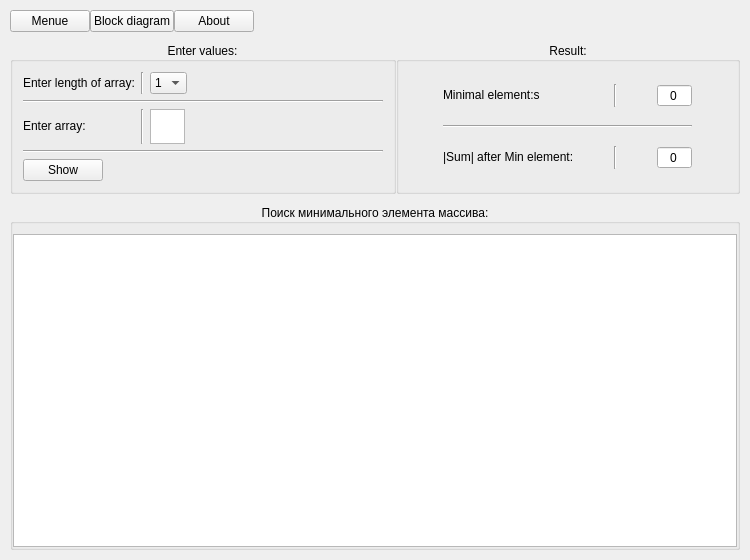
<?xml version="1.0" encoding="UTF-8"?>
<ui version="4.0">
 <class>Lab5Window</class>
 <widget class="QWidget" name="Lab5Window">
  <property name="geometry">
   <rect>
    <x>0</x>
    <y>0</y>
    <width>750</width>
    <height>560</height>
   </rect>
  </property>
  <property name="windowTitle">
   <string>Lab 5</string>
  </property>
  <layout class="QGridLayout" name="gridLayout_2" rowstretch="0,0">
   <property name="leftMargin">
    <number>10</number>
   </property>
   <property name="topMargin">
    <number>10</number>
   </property>
   <property name="rightMargin">
    <number>10</number>
   </property>
   <property name="bottomMargin">
    <number>10</number>
   </property>
   <property name="horizontalSpacing">
    <number>0</number>
   </property>
   <property name="verticalSpacing">
    <number>10</number>
   </property>
   <item row="0" column="0">
    <layout class="QHBoxLayout" name="HLMenue" stretch="0,0,0,0">
     <property name="spacing">
      <number>0</number>
     </property>
     <item>
      <widget class="QPushButton" name="pBtnMenue">
       <property name="text">
        <string>Menue</string>
       </property>
      </widget>
     </item>
     <item>
      <widget class="QPushButton" name="pBtnBlockDiagram">
       <property name="text">
        <string>Block diagram</string>
       </property>
      </widget>
     </item>
     <item>
      <widget class="QPushButton" name="pBtnAbout">
       <property name="text">
        <string>About</string>
       </property>
      </widget>
     </item>
     <item>
      <spacer name="horizontalSpacer">
       <property name="orientation">
        <enum>Qt::Horizontal</enum>
       </property>
       <property name="sizeHint" stdset="0">
        <size>
         <width>40</width>
         <height>20</height>
        </size>
       </property>
      </spacer>
     </item>
    </layout>
   </item>
   <item row="1" column="0">
    <layout class="QGridLayout" name="GLBody">
     <property name="horizontalSpacing">
      <number>0</number>
     </property>
     <property name="verticalSpacing">
      <number>10</number>
     </property>
     <item row="1" column="0" colspan="2">
      <widget class="QGroupBox" name="GBScene">
       <property name="title">
        <string>Поиск минимального элемента массива:</string>
       </property>
       <property name="alignment">
        <set>Qt::AlignCenter</set>
       </property>
       <layout class="QGridLayout" name="gridLayout_4">
        <property name="leftMargin">
         <number>0</number>
        </property>
        <property name="topMargin">
         <number>10</number>
        </property>
        <property name="rightMargin">
         <number>0</number>
        </property>
        <property name="bottomMargin">
         <number>0</number>
        </property>
        <property name="spacing">
         <number>0</number>
        </property>
        <item row="0" column="0">
         <widget class="QGraphicsView" name="GVScene"/>
        </item>
       </layout>
      </widget>
     </item>
     <item row="0" column="0">
      <widget class="QGroupBox" name="GBInput">
       <property name="sizePolicy">
        <sizepolicy hsizetype="Preferred" vsizetype="Preferred">
         <horstretch>0</horstretch>
         <verstretch>0</verstretch>
        </sizepolicy>
       </property>
       <property name="title">
        <string>Enter values:</string>
       </property>
       <property name="alignment">
        <set>Qt::AlignCenter</set>
       </property>
       <layout class="QGridLayout" name="gridLayout_3">
        <property name="leftMargin">
         <number>10</number>
        </property>
        <property name="topMargin">
         <number>10</number>
        </property>
        <property name="rightMargin">
         <number>10</number>
        </property>
        <property name="bottomMargin">
         <number>10</number>
        </property>
        <item row="2" column="1">
         <widget class="Line" name="line_7">
          <property name="sizePolicy">
           <sizepolicy hsizetype="Maximum" vsizetype="Minimum">
            <horstretch>0</horstretch>
            <verstretch>0</verstretch>
           </sizepolicy>
          </property>
          <property name="orientation">
           <enum>Qt::Vertical</enum>
          </property>
         </widget>
        </item>
        <item row="0" column="1">
         <widget class="Line" name="line_6">
          <property name="sizePolicy">
           <sizepolicy hsizetype="Maximum" vsizetype="Minimum">
            <horstretch>0</horstretch>
            <verstretch>0</verstretch>
           </sizepolicy>
          </property>
          <property name="orientation">
           <enum>Qt::Vertical</enum>
          </property>
         </widget>
        </item>
        <item row="0" column="0">
         <widget class="QLabel" name="LLength">
          <property name="sizePolicy">
           <sizepolicy hsizetype="Maximum" vsizetype="Maximum">
            <horstretch>0</horstretch>
            <verstretch>0</verstretch>
           </sizepolicy>
          </property>
          <property name="text">
           <string>Enter length of array:</string>
          </property>
         </widget>
        </item>
        <item row="0" column="2">
         <widget class="QComboBox" name="CBLength">
          <property name="sizePolicy">
           <sizepolicy hsizetype="Maximum" vsizetype="Fixed">
            <horstretch>0</horstretch>
            <verstretch>0</verstretch>
           </sizepolicy>
          </property>
          <item>
           <property name="text">
            <string>1</string>
           </property>
          </item>
          <item>
           <property name="text">
            <string>2</string>
           </property>
          </item>
          <item>
           <property name="text">
            <string>3</string>
           </property>
          </item>
          <item>
           <property name="text">
            <string>4</string>
           </property>
          </item>
          <item>
           <property name="text">
            <string>5</string>
           </property>
          </item>
          <item>
           <property name="text">
            <string>6</string>
           </property>
          </item>
         </widget>
        </item>
        <item row="2" column="0">
         <widget class="QLabel" name="LArray">
          <property name="sizePolicy">
           <sizepolicy hsizetype="Maximum" vsizetype="Maximum">
            <horstretch>0</horstretch>
            <verstretch>0</verstretch>
           </sizepolicy>
          </property>
          <property name="text">
           <string>Enter array:</string>
          </property>
         </widget>
        </item>
        <item row="4" column="0">
         <widget class="QPushButton" name="pBtnShow">
          <property name="sizePolicy">
           <sizepolicy hsizetype="Maximum" vsizetype="Maximum">
            <horstretch>0</horstretch>
            <verstretch>0</verstretch>
           </sizepolicy>
          </property>
          <property name="text">
           <string>Show</string>
          </property>
         </widget>
        </item>
        <item row="0" column="3">
         <spacer name="horizontalSpacer_2">
          <property name="orientation">
           <enum>Qt::Horizontal</enum>
          </property>
          <property name="sizeType">
           <enum>QSizePolicy::Fixed</enum>
          </property>
          <property name="sizeHint" stdset="0">
           <size>
            <width>190</width>
            <height>20</height>
           </size>
          </property>
         </spacer>
        </item>
        <item row="2" column="2" colspan="2">
         <layout class="QHBoxLayout" name="HLInputArray">
          <property name="spacing">
           <number>0</number>
          </property>
          <item>
           <widget class="QTableWidget" name="TWArray">
            <property name="sizePolicy">
             <sizepolicy hsizetype="Fixed" vsizetype="Fixed">
              <horstretch>0</horstretch>
              <verstretch>0</verstretch>
             </sizepolicy>
            </property>
            <property name="maximumSize">
             <size>
              <width>35</width>
              <height>35</height>
             </size>
            </property>
            <property name="verticalScrollBarPolicy">
             <enum>Qt::ScrollBarAlwaysOff</enum>
            </property>
            <property name="horizontalScrollBarPolicy">
             <enum>Qt::ScrollBarAlwaysOff</enum>
            </property>
            <property name="sizeAdjustPolicy">
             <enum>QAbstractScrollArea::AdjustIgnored</enum>
            </property>
            <property name="autoScroll">
             <bool>false</bool>
            </property>
            <property name="autoScrollMargin">
             <number>0</number>
            </property>
            <property name="alternatingRowColors">
             <bool>false</bool>
            </property>
            <property name="iconSize">
             <size>
              <width>0</width>
              <height>0</height>
             </size>
            </property>
            <property name="textElideMode">
             <enum>Qt::ElideLeft</enum>
            </property>
            <property name="showGrid">
             <bool>true</bool>
            </property>
            <property name="wordWrap">
             <bool>true</bool>
            </property>
            <property name="cornerButtonEnabled">
             <bool>true</bool>
            </property>
            <property name="rowCount">
             <number>1</number>
            </property>
            <property name="columnCount">
             <number>1</number>
            </property>
            <attribute name="horizontalHeaderVisible">
             <bool>false</bool>
            </attribute>
            <attribute name="horizontalHeaderMinimumSectionSize">
             <number>0</number>
            </attribute>
            <attribute name="horizontalHeaderDefaultSectionSize">
             <number>38</number>
            </attribute>
            <attribute name="horizontalHeaderHighlightSections">
             <bool>false</bool>
            </attribute>
            <attribute name="verticalHeaderVisible">
             <bool>false</bool>
            </attribute>
            <attribute name="verticalHeaderMinimumSectionSize">
             <number>0</number>
            </attribute>
            <attribute name="verticalHeaderDefaultSectionSize">
             <number>40</number>
            </attribute>
            <attribute name="verticalHeaderHighlightSections">
             <bool>false</bool>
            </attribute>
            <row/>
            <column/>
           </widget>
          </item>
          <item>
           <spacer name="horizontalSpacer_3">
            <property name="orientation">
             <enum>Qt::Horizontal</enum>
            </property>
            <property name="sizeType">
             <enum>QSizePolicy::Expanding</enum>
            </property>
            <property name="sizeHint" stdset="0">
             <size>
              <width>0</width>
              <height>20</height>
             </size>
            </property>
           </spacer>
          </item>
         </layout>
        </item>
        <item row="3" column="0" colspan="4">
         <widget class="Line" name="line_3">
          <property name="orientation">
           <enum>Qt::Horizontal</enum>
          </property>
         </widget>
        </item>
        <item row="1" column="0" colspan="4">
         <widget class="Line" name="line_2">
          <property name="orientation">
           <enum>Qt::Horizontal</enum>
          </property>
         </widget>
        </item>
       </layout>
      </widget>
     </item>
     <item row="0" column="1">
      <widget class="QGroupBox" name="GBResult">
       <property name="title">
        <string>Result:</string>
       </property>
       <property name="alignment">
        <set>Qt::AlignCenter</set>
       </property>
       <layout class="QGridLayout" name="gridLayout">
        <property name="leftMargin">
         <number>10</number>
        </property>
        <property name="topMargin">
         <number>10</number>
        </property>
        <property name="rightMargin">
         <number>10</number>
        </property>
        <property name="bottomMargin">
         <number>10</number>
        </property>
        <item row="0" column="1">
         <widget class="Line" name="line_4">
          <property name="sizePolicy">
           <sizepolicy hsizetype="Fixed" vsizetype="Minimum">
            <horstretch>0</horstretch>
            <verstretch>0</verstretch>
           </sizepolicy>
          </property>
          <property name="orientation">
           <enum>Qt::Vertical</enum>
          </property>
         </widget>
        </item>
        <item row="2" column="1">
         <widget class="Line" name="line_5">
          <property name="orientation">
           <enum>Qt::Vertical</enum>
          </property>
         </widget>
        </item>
        <item row="1" column="0" colspan="3">
         <widget class="Line" name="line">
          <property name="orientation">
           <enum>Qt::Horizontal</enum>
          </property>
         </widget>
        </item>
        <item row="2" column="0">
         <widget class="QLabel" name="LSum">
          <property name="sizePolicy">
           <sizepolicy hsizetype="Maximum" vsizetype="Maximum">
            <horstretch>0</horstretch>
            <verstretch>0</verstretch>
           </sizepolicy>
          </property>
          <property name="text">
           <string>|Sum| after Min element:</string>
          </property>
         </widget>
        </item>
        <item row="0" column="0">
         <widget class="QLabel" name="LMin">
          <property name="sizePolicy">
           <sizepolicy hsizetype="Maximum" vsizetype="Maximum">
            <horstretch>0</horstretch>
            <verstretch>0</verstretch>
           </sizepolicy>
          </property>
          <property name="text">
           <string>Minimal element:s</string>
          </property>
         </widget>
        </item>
        <item row="0" column="2">
         <widget class="QSpinBox" name="SBCountMin">
          <property name="sizePolicy">
           <sizepolicy hsizetype="Maximum" vsizetype="Maximum">
            <horstretch>0</horstretch>
            <verstretch>0</verstretch>
           </sizepolicy>
          </property>
          <property name="maximumSize">
           <size>
            <width>35</width>
            <height>35</height>
           </size>
          </property>
          <property name="alignment">
           <set>Qt::AlignCenter</set>
          </property>
          <property name="readOnly">
           <bool>true</bool>
          </property>
          <property name="buttonSymbols">
           <enum>QAbstractSpinBox::NoButtons</enum>
          </property>
          <property name="minimum">
           <number>-100</number>
          </property>
          <property name="maximum">
           <number>100</number>
          </property>
         </widget>
        </item>
        <item row="2" column="2">
         <widget class="QSpinBox" name="SBSum">
          <property name="sizePolicy">
           <sizepolicy hsizetype="Maximum" vsizetype="Maximum">
            <horstretch>0</horstretch>
            <verstretch>0</verstretch>
           </sizepolicy>
          </property>
          <property name="maximumSize">
           <size>
            <width>35</width>
            <height>35</height>
           </size>
          </property>
          <property name="alignment">
           <set>Qt::AlignCenter</set>
          </property>
          <property name="readOnly">
           <bool>true</bool>
          </property>
          <property name="buttonSymbols">
           <enum>QAbstractSpinBox::NoButtons</enum>
          </property>
          <property name="minimum">
           <number>-1000</number>
          </property>
          <property name="maximum">
           <number>1000</number>
          </property>
         </widget>
        </item>
       </layout>
      </widget>
     </item>
    </layout>
   </item>
  </layout>
 </widget>
 <resources/>
 <connections/>
</ui>
